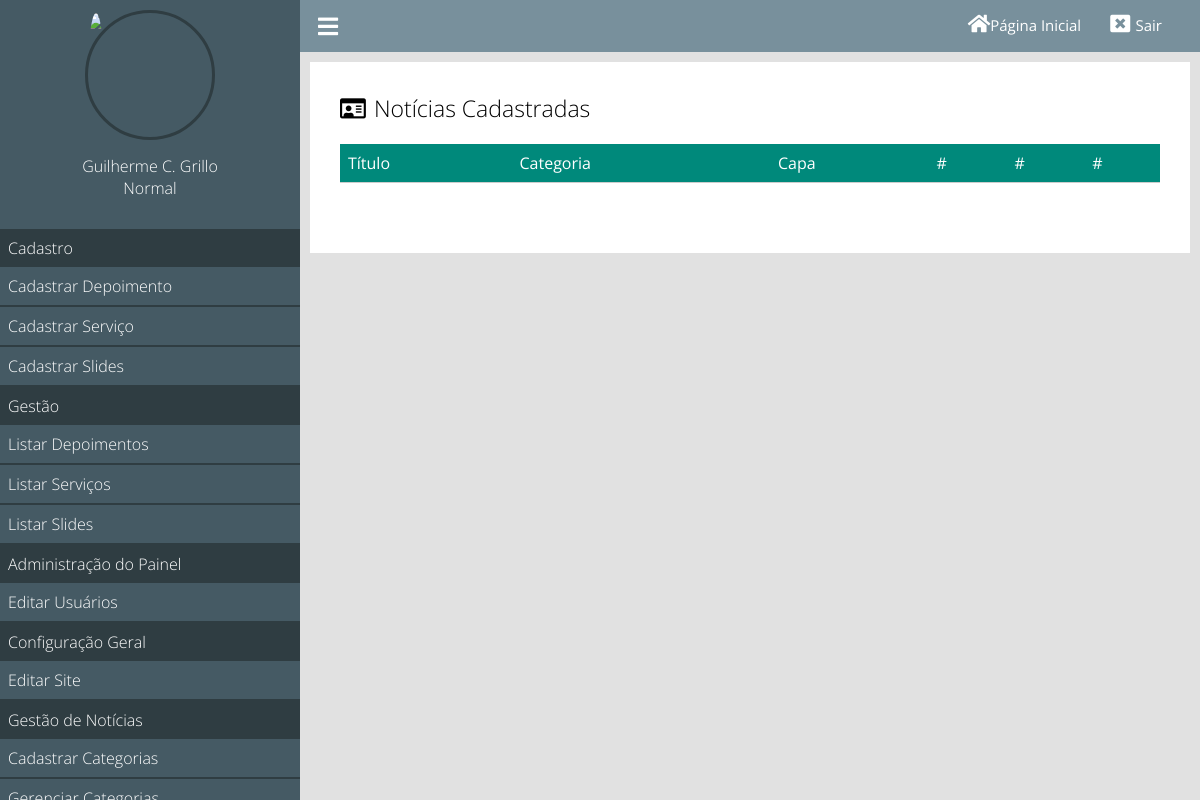
/painel/gerenciar-noticias (signed in), run on an earlier commit of the app's database.
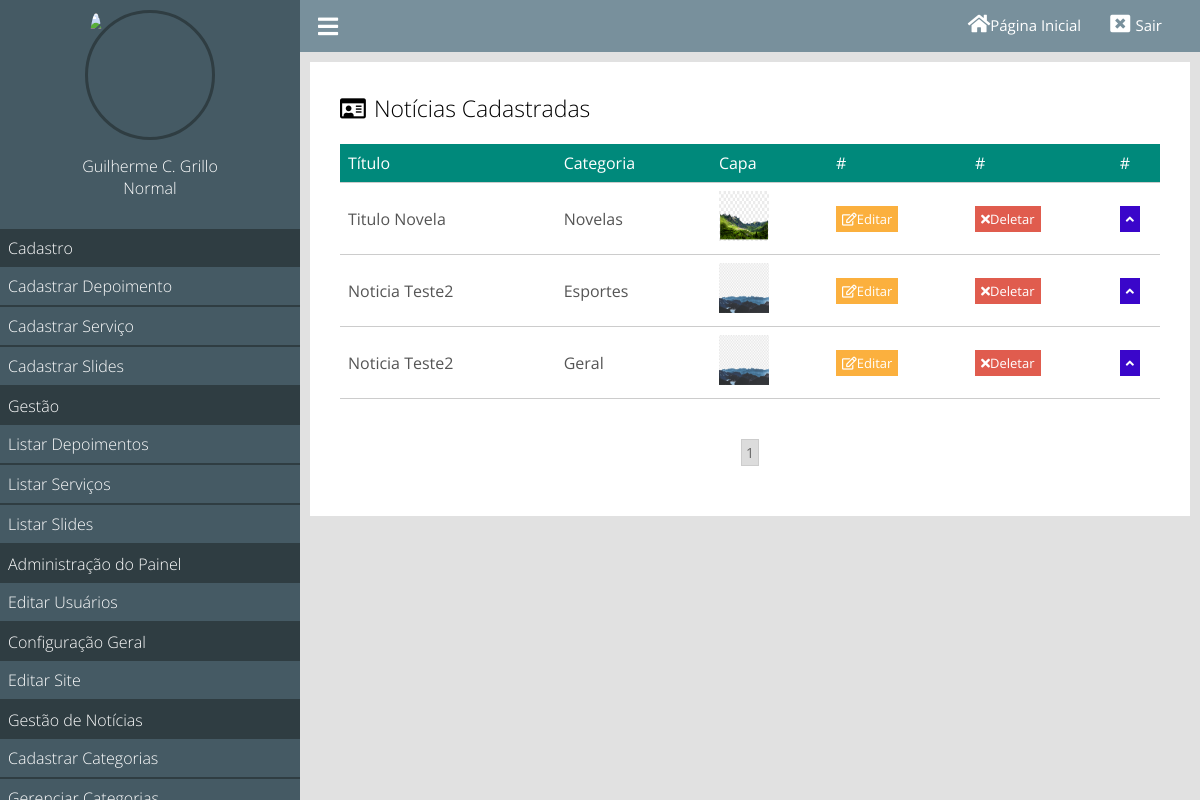
And on a later commit of the database.
### classes/MySql.php (called while the page is built)
<?php
class MySql{
private static $pdo;
public static function conectar(){
    if(self::$pdo == null){
        try{
            self::$pdo = new PDO('mysql:host'.HOST.';dbname='.DATABASE,USER,PASSWORD,array(PDO::MYSQL_ATTR_INIT_COMMAND => "SET NAMES utf8"));
            self::$pdo->setAttribute(PDO::ATTR_ERRMODE,PDO::ERRMODE_EXCEPTION);
            } catch(Exception $e){
                echo 'erro ao conectar';
            }
    }
return self::$pdo;
}
}
?>

### painel/pages/gerenciar-noticias.php (the view, shortened to what this page needs)
<?php
$paginaAtual = isset($_GET['pagina']) ? (int)$_GET['pagina'] : 1;
$porPagina = 4;
$noticias = Painel::selectAll("tb_site.noticias", ($paginaAtual - 1) * $porPagina, $porPagina);
?>
<div class="box-content">
    <h2><i style="margin-right:8px" class="far fa-id-card"></i>Notícias Cadastradas</h2>
    <div class="wraper-table">
        <table>
            <tr>
                <td>Título</td>
                <td>Categoria</td>
                <td>Capa</td>
                <td>#</td>
                <td>#</td>
                <td>#</td>
            </tr>
            <?php
            foreach ($noticias as $key => $value) {
                $nomeCategoria = Painel::select("tb_site.categorias","id=?",array($value['categoria_id']))['nome'];
            ?>
                <tr>
                    <td><?php echo $value['titulo'] ?></td>
                    <td><?php echo $nomeCategoria; ?></td>
                    <td><img style="width:50px; height:50px;" src="<?php echo INCLUDE_PATH_PAINEL?>uploads/<?php echo $value['capa'];?>" alt=""></td>
                    <td><a class="btn edit" href="<?php INCLUDE_PATH_PAINEL ?> editar-noticia?id=<?php echo $value['id']; ?>"><i class="far fa-edit"></i>Editar</a></td>
                    <td><a actionBtn="delete" class="btn delete" href="<?php INCLUDE_PATH_PAINEL ?> gerenciar-noticias?excluir=<?php echo $value['id'] ?>"><i class="fa fa-times"></i>Deletar</a></td>
                    <td><a class="btn order" href="<?php echo INCLUDE_PATH_PAINEL ?>gerenciar-noticias?order=up&id=<?php echo $value['id'] ?>"><i class="fa fa-angle-up"></i></a></td>
                </tr>
            <?php } ?>
        </table>
    </div>
    <div class="paginacao">
        <?php
        $totalPaginas = ceil(count(Painel::selectAll('tb_site.noticias')) / $porPagina);
        for ($i = 1; $i <= $totalPaginas; $i++) {
            if ($i == $paginaAtual) {
                echo '<a class="page-selected" href="' . INCLUDE_PATH_PAINEL . 'gerenciar-noticias?pagina=' . $i . '">' . $i . '</a>';
            } else
                echo '<a href="' . INCLUDE_PATH_PAINEL . 'gerenciar-noticias?pagina=' . $i . '">' . $i . '</a>';
        }
        ?>
    </div>
</div>

What changed in the data, as far as the page shows it:
added tb_site.noticias: titulo "Titulo Novela", categoria.nome "Novelas", capa (picture)
added tb_site.noticias: titulo "Noticia Teste2", categoria.nome "Esportes", capa (picture)
added tb_site.noticias: titulo "Noticia Teste2", categoria.nome "Geral", capa (picture)
Also different on the page:
new list line: "1"
